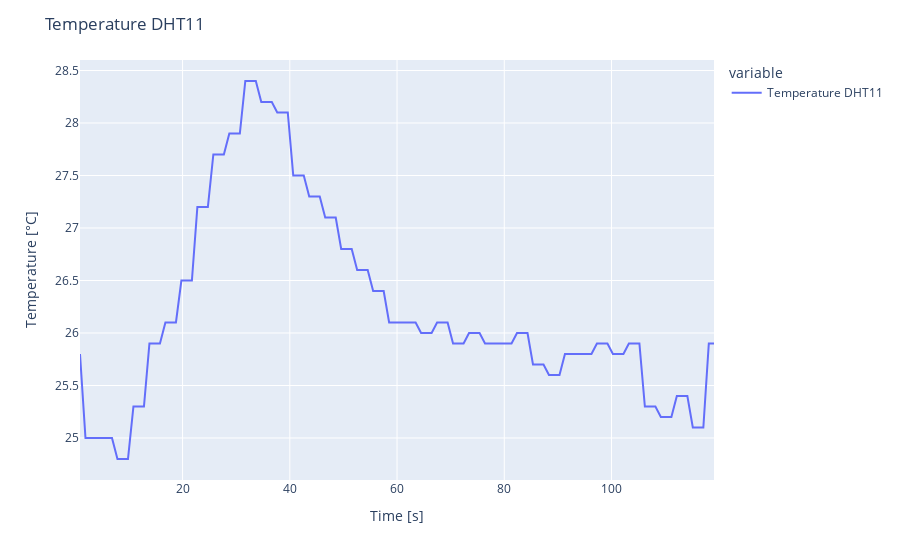
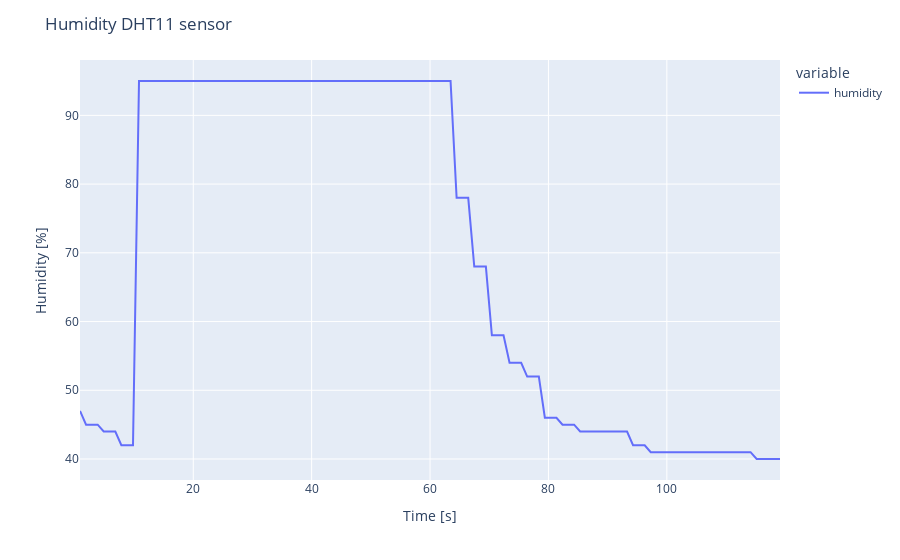

Here is the notebook cell these charts were saved with, in order:
### Code cell
# temperature
fig = px.line(df, x='time', y=['Temperature DHT11'])
fig.update_layout(
    title="Temperature DHT11",
    xaxis_title="Time [s]",
    yaxis_title="Temperature [°C]",
)
fig.show()
#humidity
fig = px.line(df, x='time', y=['humidity'])
fig.update_layout(
    title="Humidity DHT11 sensor",
    xaxis_title="Time [s]",
    yaxis_title="Humidity [%]",
)

### Figure 1 — Plotly figure (JSON) as saved in the notebook; plotly's stock layout.template omitted (floating-point values rounded to 4 significant figures)
{"data": [{"hovertemplate": "variable=Temperature DHT11<br>time=%{x}<br>value=%{y}<extra></extra>", "legendgroup": "Temperature DHT11", "line": {"color": "#636efa", "dash": "solid"}, "marker": {"symbol": "circle"}, "mode": "lines", "name": "Temperature DHT11", "orientation": "v", "showlegend": true, "type": "scatter", "x": [0.8709, 1.893, 2.86, 3.856, 4.872, 5.841, 6.837, 7.857, 8.826, 9.82, 10.84, 11.81, 12.8, 13.82, 14.79, 15.78, 16.8, 17.77, 18.76, 19.78, 20.75, 21.74, 22.76, 23.73, 24.72, 25.74, 26.71, 27.7, 28.72, 29.69, 30.68, 31.7, 32.67, 33.66, 34.68, 35.65, 36.64, 37.66, 38.63, 39.62, 40.64, 41.61, 42.6, 43.62, 44.59, 45.58, 46.6, 47.57, 48.57, 49.58, 50.55, 51.55, 52.56, 53.53, 54.53, 55.55, 56.51, 57.51, 58.53, 59.49, 60.49, 61.51, 62.48, 63.47, 64.49, 65.46, 66.45, 67.47, 68.44, 69.43, 70.45, 71.42, 72.41, 73.43, 74.4, 75.39, 76.41, 77.38, 78.37, 79.39, 80.36, 81.35, 82.37, 83.34, 84.33, 85.35, 86.32, 87.32, 88.34, 89.3, 90.3, 91.32, 92.28, 93.28, 94.29, 95.27, 96.26, 97.28, 98.25, 99.24, 100.3, 101.2, 102.2, 103.2, 104.2, 105.2, 106.2, 107.2, 108.2, 109.2, 110.2, 111.2, 112.2, 113.2, 114.1, 115.2, 116.1, 117.1, 118.1, 119.1], "xaxis": "x", "y": [25.8, 25, 25, 25, 25, 25, 25, 24.8, 24.8, 24.8, 25.3, 25.3, 25.3, 25.9, 25.9, 25.9, 26.1, 26.1, 26.1, 26.5, 26.5, 26.5, 27.2, 27.2, 27.2, 27.7, 27.7, 27.7, 27.9, 27.9, 27.9, 28.4, 28.4, 28.4, 28.2, 28.2, 28.2, 28.1, 28.1, 28.1, 27.5, 27.5, 27.5, 27.3, 27.3, 27.3, 27.1, 27.1, 27.1, 26.8, 26.8, 26.8, 26.6, 26.6, 26.6, 26.4, 26.4, 26.4, 26.1, 26.1, 26.1, 26.1, 26.1, 26.1, 26, 26, 26, 26.1, 26.1, 26.1, 25.9, 25.9, 25.9, 26, 26, 26, 25.9, 25.9, 25.9, 25.9, 25.9, 25.9, 26, 26, 26, 25.7, 25.7, 25.7, 25.6, 25.6, 25.6, 25.8, 25.8, 25.8, 25.8, 25.8, 25.8, 25.9, 25.9, 25.9, 25.8, 25.8, 25.8, 25.9, 25.9, 25.9, 25.3, 25.3, 25.3, 25.2, 25.2, 25.2, 25.4, 25.4, 25.4, 25.1, 25.1, 25.1, 25.9, 25.9], "yaxis": "y"}], "layout": {"legend": {"title": {"text": "variable"}, "tracegroupgap": 0}, "margin": {"t": 60}, "title": {"text": "Temperature DHT11"}, "xaxis": {"anchor": "y", "domain": [0, 1], "title": {"text": "Time [s]"}}, "yaxis": {"anchor": "x", "domain": [0, 1], "title": {"text": "Temperature [°C]"}}}}

### Figure 2 — Plotly figure (JSON) as saved in the notebook; plotly's stock layout.template omitted (floating-point values rounded to 4 significant figures)
{"data": [{"hovertemplate": "variable=humidity<br>time=%{x}<br>value=%{y}<extra></extra>", "legendgroup": "humidity", "line": {"color": "#636efa", "dash": "solid"}, "marker": {"symbol": "circle"}, "mode": "lines", "name": "humidity", "orientation": "v", "showlegend": true, "type": "scatter", "x": [0.8709, 1.893, 2.86, 3.856, 4.872, 5.841, 6.837, 7.857, 8.826, 9.82, 10.84, 11.81, 12.8, 13.82, 14.79, 15.78, 16.8, 17.77, 18.76, 19.78, 20.75, 21.74, 22.76, 23.73, 24.72, 25.74, 26.71, 27.7, 28.72, 29.69, 30.68, 31.7, 32.67, 33.66, 34.68, 35.65, 36.64, 37.66, 38.63, 39.62, 40.64, 41.61, 42.6, 43.62, 44.59, 45.58, 46.6, 47.57, 48.57, 49.58, 50.55, 51.55, 52.56, 53.53, 54.53, 55.55, 56.51, 57.51, 58.53, 59.49, 60.49, 61.51, 62.48, 63.47, 64.49, 65.46, 66.45, 67.47, 68.44, 69.43, 70.45, 71.42, 72.41, 73.43, 74.4, 75.39, 76.41, 77.38, 78.37, 79.39, 80.36, 81.35, 82.37, 83.34, 84.33, 85.35, 86.32, 87.32, 88.34, 89.3, 90.3, 91.32, 92.28, 93.28, 94.29, 95.27, 96.26, 97.28, 98.25, 99.24, 100.3, 101.2, 102.2, 103.2, 104.2, 105.2, 106.2, 107.2, 108.2, 109.2, 110.2, 111.2, 112.2, 113.2, 114.1, 115.2, 116.1, 117.1, 118.1, 119.1], "xaxis": "x", "y": [47, 45, 45, 45, 44, 44, 44, 42, 42, 42, 95, 95, 95, 95, 95, 95, 95, 95, 95, 95, 95, 95, 95, 95, 95, 95, 95, 95, 95, 95, 95, 95, 95, 95, 95, 95, 95, 95, 95, 95, 95, 95, 95, 95, 95, 95, 95, 95, 95, 95, 95, 95, 95, 95, 95, 95, 95, 95, 95, 95, 95, 95, 95, 95, 78, 78, 78, 68, 68, 68, 58, 58, 58, 54, 54, 54, 52, 52, 52, 46, 46, 46, 45, 45, 45, 44, 44, 44, 44, 44, 44, 44, 44, 44, 42, 42, 42, 41, 41, 41, 41, 41, 41, 41, 41, 41, 41, 41, 41, 41, 41, 41, 41, 41, 41, 40, 40, 40, 40, 40], "yaxis": "y"}], "layout": {"legend": {"title": {"text": "variable"}, "tracegroupgap": 0}, "margin": {"t": 60}, "title": {"text": "Humidity DHT11 sensor"}, "xaxis": {"anchor": "y", "domain": [0, 1], "title": {"text": "Time [s]"}}, "yaxis": {"anchor": "x", "domain": [0, 1], "title": {"text": "Humidity [%]"}}}}
